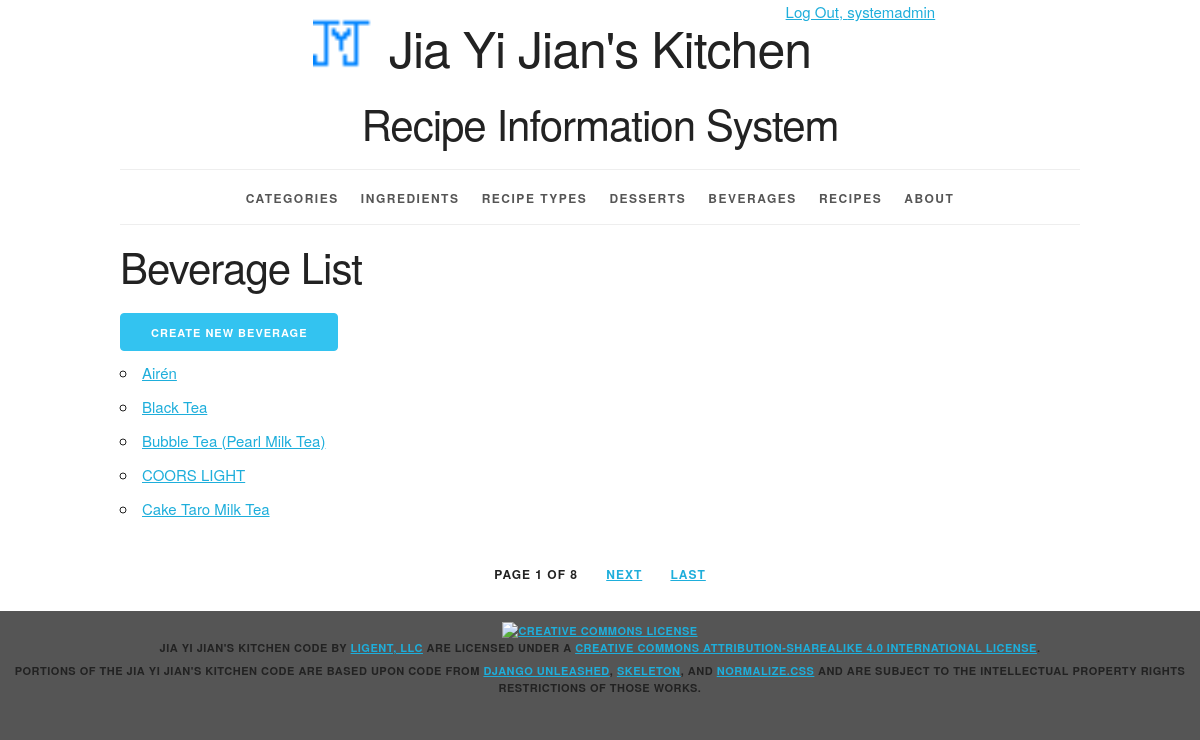
/beverages/ (signed in), run on the app's committed database.
### recipeinfo/models.py (models this page shows, shortened)
class Beverage(models.Model):
    beverage_id = models.AutoField(primary_key=True)
    beverage_name = models.CharField(max_length=45)
    beverage_type = models.CharField(max_length=45, default='')
    def __str__(self):
        return '%s' % (self.beverage_name)
    def get_absolute_url(self):
        return reverse('recipeinfo_beverage_detail_urlpattern', kwargs={'pk': self.pk})
    class Meta:
        ordering = ['beverage_name']

### recipeinfo/views.py (the view)
class BeverageList(LoginRequiredMixin, PermissionRequiredMixin, PageLinksMixin, ListView):
    paginate_by = 5
    model = Beverage
    permission_required = 'recipeinfo.view_beverage'

### recipeinfo/utils.py (called while the page is built)
    def _page_urls(self, page_number):
        return "?{pkw}={n}".format(
            pkw=self.page_kwarg,
            n=page_number)

    def first_page(self, page):
        if page.number > 1:
            return self._page_urls(1)
        return None

    def previous_page(self, page):
        if (page.has_previous()
                and page.number > 2):
            return self._page_urls(
                page.previous_page_number())
        return None

    def next_page(self, page):
        last_page = page.paginator.num_pages
        if (page.has_next()
                and page.number < last_page - 1):
            return self._page_urls(
                page.next_page_number())
        return None

    def last_page(self, page):
        last_page = page.paginator.num_pages
        if page.number < last_page:
            return self._page_urls(last_page)
        return None

    def get_context_data(self, **kwargs):
        context = super().get_context_data(
            **kwargs)
        page = context.get('page_obj')
        if page is not None:
            context.update({
                'first_page_url':
                    self.first_page(page),
                'previous_page_url':
                    self.previous_page(page),
                'next_page_url':
                    self.next_page(page),
                'last_page_url':
                    self.last_page(page),
            })
        return context

### recipeinfo/templates/recipeinfo/beverage_list.html (shortened to what this page needs)
{% extends 'recipeinfo/base.html' %}
{% block content %}
<h2>Beverage List</h2>
    {% if perms.recipeinfo.add_beverage %}
    <div>
         <a href="{% url 'recipeinfo_beverage_create_urlpattern' %}"
         class="button button-primary">Create New Beverage</a>
    </div>
    {% endif %}
<ul>
    {% for beverage in beverage_list %}
        <li>
        <a href="{{ beverage.get_absolute_url }}">{{ beverage }}</a>
        </li>
    {% empty %}
        <li><em>There are currently no beverages in the list.</em></li>
    {% endfor %}
</ul>
{% endblock %}

### recipeinfo/templates/recipeinfo/base.html (shortened to what this page needs)
{% load staticfiles %}
<!DOCTYPE html>
<html lang="en">
<head>
    <link rel="stylesheet" type="text/css"
          href="{% static 'recipeinfo/normalize.css' %}">
    <link rel="stylesheet" type="text/css"
          href="{% static 'recipeinfo/skeleton.css' %}">
    <link rel="stylesheet" type="text/css"
          href="{% static 'recipeinfo/style.css' %}">
</head>
<body>
<div class="container">
    <div class="offset-by-eight four columns">
        <ul class = "inline">
            {% if user.is_authenticated %}
                <li><a href="{% url 'logout_urlpattern' %}">
                    Log Out, {{ user.get_username }}</a></li>
                {% else %}
                <li><a href="{% url 'login_urlpattern' %}">
                    Log In</a></li>
            {% endif %}
        </ul>
    </div>
    <header class="row">
        <div class="offset-by-one ten columns">
            <h1 class="logo">Jia Yi Jian's Kitchen</h1>
            <h2>Recipe Information System</h2>
        </div>
    </header>
    <nav>
        <ul>
            {% if user.is_authenticated %}
            <li>
                <a href="{% url 'recipeinfo_category_list_urlpattern' %}">
                    Categories</a></li>
            <li>
                <a href="{% url 'recipeinfo_ingredient_list_urlpattern' %}">
                    Ingredients</a></li>
            <li>
                <a href="{% url 'recipeinfo_recipe_type_list_urlpattern' %}">
                    Recipe Types</a></li>
            <li>
                <a href="{% url 'recipeinfo_dessert_list_urlpattern' %}">
                    Desserts</a></li>
            <li>
                <a href="{% url 'recipeinfo_beverage_list_urlpattern' %}">
                    Beverages</a></li>
            <li>
                <a href="{% url 'recipeinfo_recipe_list_urlpattern' %}">
                    Recipes</a></li>
            {% endif %}
            <li>
                <a href="{% url 'about_urlpattern' %}">
                    About</a></li>
        </ul>
    </nav>
    <main>
        {% block content %}{% endblock %}
    </main>
    {% if is_paginated %}
        <div class="row">
            <div class="twelve columns">
                <ul class="pagination">
                    <li>
                        Page {{ page_obj.number }}
                        of {{ paginator.num_pages }}
                    </li>
                    {% if next_page_url %}
                        <li>
                            <a href="{{ next_page_url }}">
                                Next</a>
                        </li>
                    {% endif %}
                    {% if last_page_url %}
                        <li>
                            <a href="{{ last_page_url }}">
                                Last</a>
                        </li>
                    {% endif %}
                </ul>
            </div>
        </div>
    {% endif %}
</div>
<footer>
    <p>
        <a rel="license" href="http://creativecommons.org/licenses/by-sa/4.0/">
            <img alt="Creative Commons License" style="border-width:0"
                 src="https://i.creativecommons.org/l/by-sa/4.0/88x31.png"/>
        </a><br/><span property="dct:title">Jia Yi Jian's Kitchen Code</span>
        by
        <a href="https://www.ligent.net" property="cc:attributionName"
           rel="cc:attributionURL">Ligent, LLC</a> are licensed under a
        <a rel="license" href="http://creativecommons.org/licenses/by-sa/4.0/">Creative Commons Attribution-ShareAlike
            4.0 International License</a>.
    </p>
    <p>Portions of the Jia Yi Jian's Kitchen code are based upon code from
        <a href="https://django-unleashed.com">Django Unleashed</a>,
        <a href="http://getskeleton.com/">Skeleton</a>, and
        <a href="https://necolas.github.io/normalize.css/">Normalize.css</a> and
        are subject to the intellectual property rights restrictions of those works.
    </p>
</footer>
</body>
</html>

### recipeinfo/static/recipeinfo/skeleton.css (style rules this page uses)
.container { position: relative; width: 100%; max-width: 960px; margin: 0 auto; padding: 0 20px; box-sizing: border-box; }
.column, .columns { width: 100%; float: left; box-sizing: border-box; }
@media (min-width: 400px) { .container { width: 85%; padding: 0; } }
@media (min-width: 550px) { .container { width: 80%; } }
@media (min-width: 550px) { .column, .columns { margin-left: 4%; } }
@media (min-width: 550px) { .column:first-child, .columns:first-child { margin-left: 0; } }
@media (min-width: 550px) { .four.columns { width: 30.6666666667%; } }
@media (min-width: 550px) { .ten.columns { width: 82.6666666667%; } }
@media (min-width: 550px) { .twelve.columns { width: 100%; margin-left: 0; } }
@media (min-width: 550px) { .offset-by-one.column, .offset-by-one.columns { margin-left: 8.66666666667%; } }
@media (min-width: 550px) { .offset-by-eight.column, .offset-by-eight.columns { margin-left: 69.3333333333%; } }
html { font-size: 62.5%; }
body { font-size: 1.5em; line-height: 1.6; font-weight: 400; font-family: "Raleway", "HelveticaNeue", "Helvetica Neue", Helvetica, Arial, sans-serif; color: #222; }
h1, h2, h3, h4, h5, h6 { margin-top: 0; margin-bottom: 2rem; font-weight: 300; }
h1 { font-size: 4.0rem; line-height: 1.2; letter-spacing: -.1rem; }
h2 { font-size: 3.6rem; line-height: 1.25; letter-spacing: -.1rem; }
@media (min-width: 550px) { h1 { font-size: 5.0rem; } }
@media (min-width: 550px) { h2 { font-size: 4.2rem; } }
p { margin-top: 0; }
a { color: #1EAEDB; }
.button, button, input[type="submit"], input[type="reset"], input[type="button"] { display: inline-block; height: 38px; padding: 0 30px; color: #555; text-align: center; font-size: 11px; font-weight: 600; line-height: 38px; letter-spacing: .1rem; text-transform: uppercase; text-decoration: none; white-space: nowrap; background-color: transparent; border-radius: 4px; border: 1px solid #bbb; cursor: pointer; box-sizing: border-box; }
.button.button-primary, button.button-primary, input[type="submit"].button-primary, input[type="reset"].button-primary, input[type="button"].button-primary { color: #FFF; background-color: #33C3F0; border-color: #33C3F0; }
ul { list-style: circle inside; }
ol, ul { padding-left: 0; margin-top: 0; }
li { margin-bottom: 1rem; }
button, .button { margin-bottom: 1rem; }
pre, blockquote, dl, figure, table, p, ul, ol, form { margin-bottom: 2.5rem; }
.container:after, .row:after, .u-cf { content: ""; display: table; clear: both; }

### recipeinfo/static/recipeinfo/style.css (style rules this page uses)
html { height: 100%; background-color: #555; }
body { background-color: white; }
body>div>header { text-align: center;; }
header h1 { display: inline-block; font-weight: normal; font-style: normal; width: 100%; margin-top: 0; padding-top: 0; }
.logo { padding-top: 50px; background-image: url("recipeinfo_logo.ico"); background-size: 50px; background-repeat: no-repeat; background-position: top; }
@media (min-width: 750px) { .logo { padding-top: 0; background-size: contain; background-position: 0% 0%; } }
@media (min-width: 1000px) { .logo { background-position: 10% 0%; } }
@media (min-width: 1200px) { .logo { background-position: 15% 0%; } }
nav { border-top: 1px solid #eee; width: 100%; border-bottom: 1px solid #eee; margin: 0 0 1em; padding: 0; }
nav ul { margin: 0; padding: 1em 0; list-style-type: none; text-align: center; }
nav ul li { display: inline; padding: 0; margin: 0 0.25em; font-weight: 600; text-transform: uppercase; text-align: center; font-size: 1rem; letter-spacing: .10rem; }
@media (min-width: 400px) { nav ul li { letter-spacing: .15rem; font-size: 1.2rem; margin: 0 0.5em; } }
@media (min-width: 550px) { nav ul li { margin: 0 0.75em; } }
nav ul li a { color: #555; text-decoration: none; background-color: transparent; cursor: pointer; }
.inline { list-style-type: none; padding: 0; margin: 0 0 -0.5em; }
.inline li { display: inline; }
.pagination li { display: inline-block; padding: 0; margin: 0 1em; font-weight: 600; text-transform: uppercase; font-size: 1.2rem; letter-spacing: .10rem; }
.pagination { margin: 0; padding: 1em 0; list-style-type: none; text-align: center; }
body>footer { width: 100%; background-color: #555; font-size: 1.1rem; letter-spacing: .05rem; font-weight: 600; text-transform: uppercase; text-align: center; padding: 1em 0; margin: 1em 0; }
body>footer p { margin-bottom: 0.5rem; }

### data on the page
Beverage: beverage_name "Airén"
Beverage: beverage_name "Black Tea"
Beverage: beverage_name "Bubble Tea (Pearl Milk Tea)"
Beverage: beverage_name "COORS LIGHT"
Beverage: beverage_name "Cake Taro Milk Tea"

### other printed values
{{ user.get_username }} "systemadmin"
{{ page_obj.number }} "1"
{{ paginator.num_pages }} "8"
